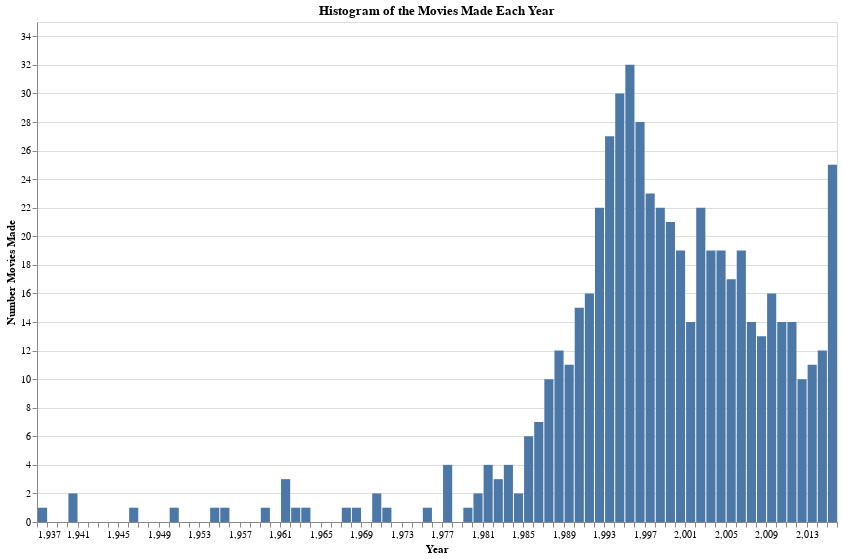

Here is the notebook cell this chart was saved with:
### Markdown cell above
The plot above gives the gross money collected per year from the year 1937 to 2016.

### Code cell
movie_count_plot = alt.Chart(new_disney_total, width= 800, height= 500).mark_bar().encode(
x=alt.X('year:Q',bin=alt.Bin(maxbins=80), title = 'Year'),
y=alt.Y('count():Q', title = 'Number Movies Made')
).properties(title = 'Histogram of the Movies Made Each Year')
movie_count_plot

### Figure 1 — Vega-Lite specification as saved in the notebook (floating-point values rounded to 4 significant figures; data arrays with more than 128 entries replaced by an {"elided": "..."} marker saying what was removed)
{"config": {"view": {"continuousWidth": 400, "continuousHeight": 300}}, "data": {"name": "data-b447cce8b19ad2ef11a12fe834dfc820"}, "mark": "bar", "encoding": {"x": {"type": "quantitative", "bin": {"maxbins": 80}, "field": "year", "title": "Year"}, "y": {"type": "quantitative", "aggregate": "count", "title": "Number Movies Made"}}, "height": 500, "title": "Histogram of the Movies Made Each Year", "width": 800, "$schema": "https://vega.github.io/schema/vega-lite/v4.8.1.json", "datasets": {"data-b447cce8b19ad2ef11a12fe834dfc820": {"elided": "579 records"}}}
